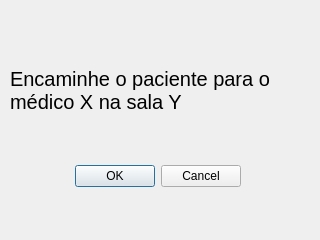
<?xml version="1.0" encoding="UTF-8"?>
<ui version="4.0">
 <class>confirmacaoEntrada</class>
 <widget class="QDialog" name="confirmacaoEntrada">
  <property name="geometry">
   <rect>
    <x>0</x>
    <y>0</y>
    <width>320</width>
    <height>240</height>
   </rect>
  </property>
  <property name="maximumSize">
   <size>
    <width>320</width>
    <height>240</height>
   </size>
  </property>
  <property name="windowTitle">
   <string>Dialog</string>
  </property>
  <widget class="QDialogButtonBox" name="buttonBox">
   <property name="geometry">
    <rect>
     <x>30</x>
     <y>160</y>
     <width>211</width>
     <height>32</height>
    </rect>
   </property>
   <property name="orientation">
    <enum>Qt::Horizontal</enum>
   </property>
   <property name="standardButtons">
    <set>QDialogButtonBox::Cancel|QDialogButtonBox::Ok</set>
   </property>
  </widget>
  <widget class="QLabel" name="label">
   <property name="geometry">
    <rect>
     <x>10</x>
     <y>30</y>
     <width>291</width>
     <height>121</height>
    </rect>
   </property>
   <property name="font">
    <font>
     <family>Arial</family>
     <pointsize>15</pointsize>
     <underline>false</underline>
     <strikeout>false</strikeout>
     <kerning>true</kerning>
    </font>
   </property>
   <property name="mouseTracking">
    <bool>false</bool>
   </property>
   <property name="contextMenuPolicy">
    <enum>Qt::NoContextMenu</enum>
   </property>
   <property name="acceptDrops">
    <bool>false</bool>
   </property>
   <property name="text">
    <string>Encaminhe o paciente para o médico X na sala Y</string>
   </property>
   <property name="wordWrap">
    <bool>true</bool>
   </property>
  </widget>
 </widget>
 <resources/>
 <connections>
  <connection>
   <sender>buttonBox</sender>
   <signal>accepted()</signal>
   <receiver>confirmacaoEntrada</receiver>
   <slot>accept()</slot>
   <hints>
    <hint type="sourcelabel">
     <x>248</x>
     <y>254</y>
    </hint>
    <hint type="destinationlabel">
     <x>157</x>
     <y>274</y>
    </hint>
   </hints>
  </connection>
  <connection>
   <sender>buttonBox</sender>
   <signal>rejected()</signal>
   <receiver>confirmacaoEntrada</receiver>
   <slot>reject()</slot>
   <hints>
    <hint type="sourcelabel">
     <x>316</x>
     <y>260</y>
    </hint>
    <hint type="destinationlabel">
     <x>286</x>
     <y>274</y>
    </hint>
   </hints>
  </connection>
 </connections>
</ui>
